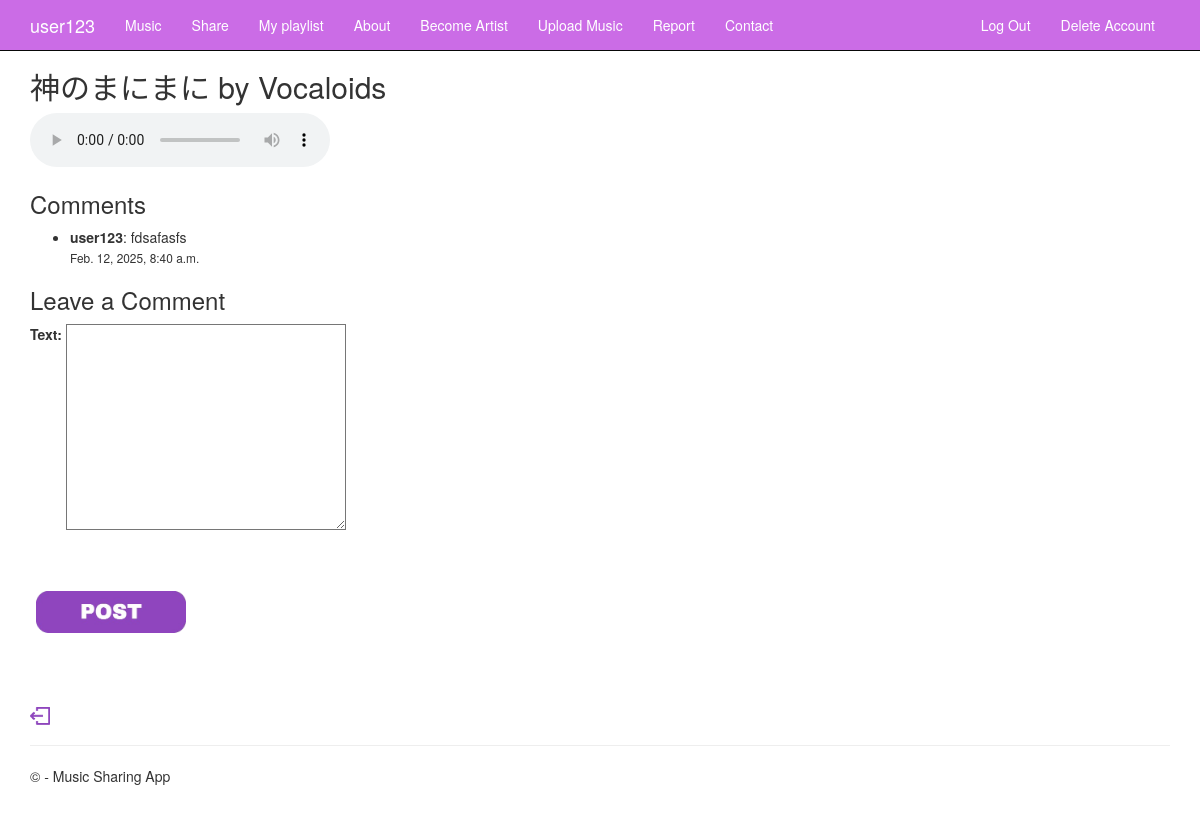
The page /comment/6/ (signed in) on the database its author committed.
### app/models.py (models this page shows, shortened)
class UploadedMusic(models.Model):
    title = models.CharField(max_length=255)
    artist = models.CharField(max_length=255)
    description = models.TextField(max_length=600)
    publication_date = models.DateField()
    music_file = models.FileField(upload_to = 'music/', null = True, blank = True)
    class Meta:
        db_table ='UploadedMusic'

class Comment(models.Model):
    music = models.ForeignKey('UploadedMusic', on_delete=models.CASCADE, related_name="comments")
    user = models.ForeignKey(User, on_delete=models.CASCADE)
    text = models.TextField()
    created_at = models.DateTimeField(auto_now_add=True)

### app/views.py (the view)
# urls.py: path('comment/<int:music_id>/', views.put_comment, name='put_comment'),
@login_required(login_url='denied')
def put_comment(request, music_id):
    music = get_object_or_404(UploadedMusic, id=music_id)
    comments = music.comments.all()  # Retrieve all comments for this music
    if request.method == "POST":
        form = CommentForm(request.POST)
        if form.is_valid():
            comment = form.save(commit=False)
            comment.user = request.user
            comment.music = music
            comment.save()
            return redirect('put_comment', music_id=music.id)  # Redirect to update comments
    else:
        form = CommentForm()
    return render(request, 'app/comment.html', {
        'music': music,
        'comments': comments,
        'form': form
    })

### app/forms.py
class CommentForm(forms.ModelForm):
    class Meta:
        model = Comment
        fields = ['text']

### app/templates/app/comment.html (shortened to what this page needs)
{% extends "app/layout.html" %}
{% block content %}
{% load static %}
<h2>{{ music.title }} by {{ music.artist }}</h2>
<audio controls>
    <source src="{{ music.music_file.url }}" type="audio/mpeg">
</audio>
<h3>Comments</h3>
<ul>
    {% for comment in comments %}
    <li>
        <strong>{{ comment.user.username }}</strong>: {{ comment.text }}
        <br>
        <small>{{ comment.created_at }}</small>
    </li>
    {% endfor %}
</ul>
<h3>Leave a Comment</h3>
<form method="POST">
    {{ form.as_p }}
    <button type="submit" class="submit-button">
        <img src="{% static 'app/images/post.png' %}" alt="Sign Up">
    </button>
</form>
  <div class="back-button">
    <a href="{% url 'music_list' %}">
        <img src="{% static 'app/images/back.png' %}" alt="Back to Profile">
    </a>
</div>
{% endblock %}

### app/templates/app/layout.html (shortened to what this page needs)
<!DOCTYPE html>
<html>
<head>
    {% load static %}
    <link rel="stylesheet" type="text/css" href="{% static 'app/content/bootstrap.min.css' %}" />
    <link rel="stylesheet" type="text/css" href="{% static 'app/content/site.css' %}" />
    <div class="navbar navbar-inverse navbar-fixed-top">
        <div class="container">
            <div class="navbar-header">
                <a href="/" class="navbar-brand">{{ user.username }}</a>
            </div>
            <div class="navbar-collapse collapse">
                <ul class="nav navbar-nav">
                    <li><a href="{% url 'music_list' %}">Music</a></li>
                    <li><a href="{% url 'shared_music_list' %}">Share</a></li>
                    <li><a href="{% url 'playlist_list' %}">My playlist</a></li>
                    <li><a href="{% url 'about' %}">About</a></li>
                    <li><a href="{% url 'registerArtist' %}">Become Artist</a></li>
                    <li><a href="{% url 'upload' %}">Upload Music</a></li>
                    <li><a href="{% url 'bug_report' %}">Report</a></li>
                    <li><a href="{% url 'contact' %}">Contact</a></li>
                </ul>
                {% include 'app/loginpartial.html' %}
             </div>
        </div>
    </div>
    <div class="container body-content">
        {% block content %}{% endblock %}
        <hr/>
        <footer>
            <p>&copy; {{ year }} - Music Sharing App</p>
        </footer>
    </div>
</body>
</html>

### app/static/app/content/site.css (style rules this page uses)
.body-content { padding-left: 15px; padding-right: 15px; }
input, select, textarea { max-width: 280px; }

### app/templates/app/layout.html (style rules this page uses)
.navbar-inverse { background-color: rgb(203, 108, 230) !important; border-color: #c70039; }
.navbar-inverse .navbar-brand, .navbar-inverse .navbar-nav > li > a { color: white !important; }

### app/templates/app/comment.html (style rules this page uses)
.back-button { display: block; margin-top: 20px; }
.back-button img { width: 20px; height: auto; }
.submit-button { border: none; background: none; margin-top: 50px; margin-bottom: 50px; cursor: pointer; }
.submit-button img { width: 150px; height: auto; }

### rows shown on the page
UploadedMusic: title "神のまにまに", artist "Vocaloids"
Comment: user.username "user123", text "fdsafasfs", created_at "Feb. 12, 2025, 8:40 a.m."

### other values the page prints
{{ user.username }} "user123"
